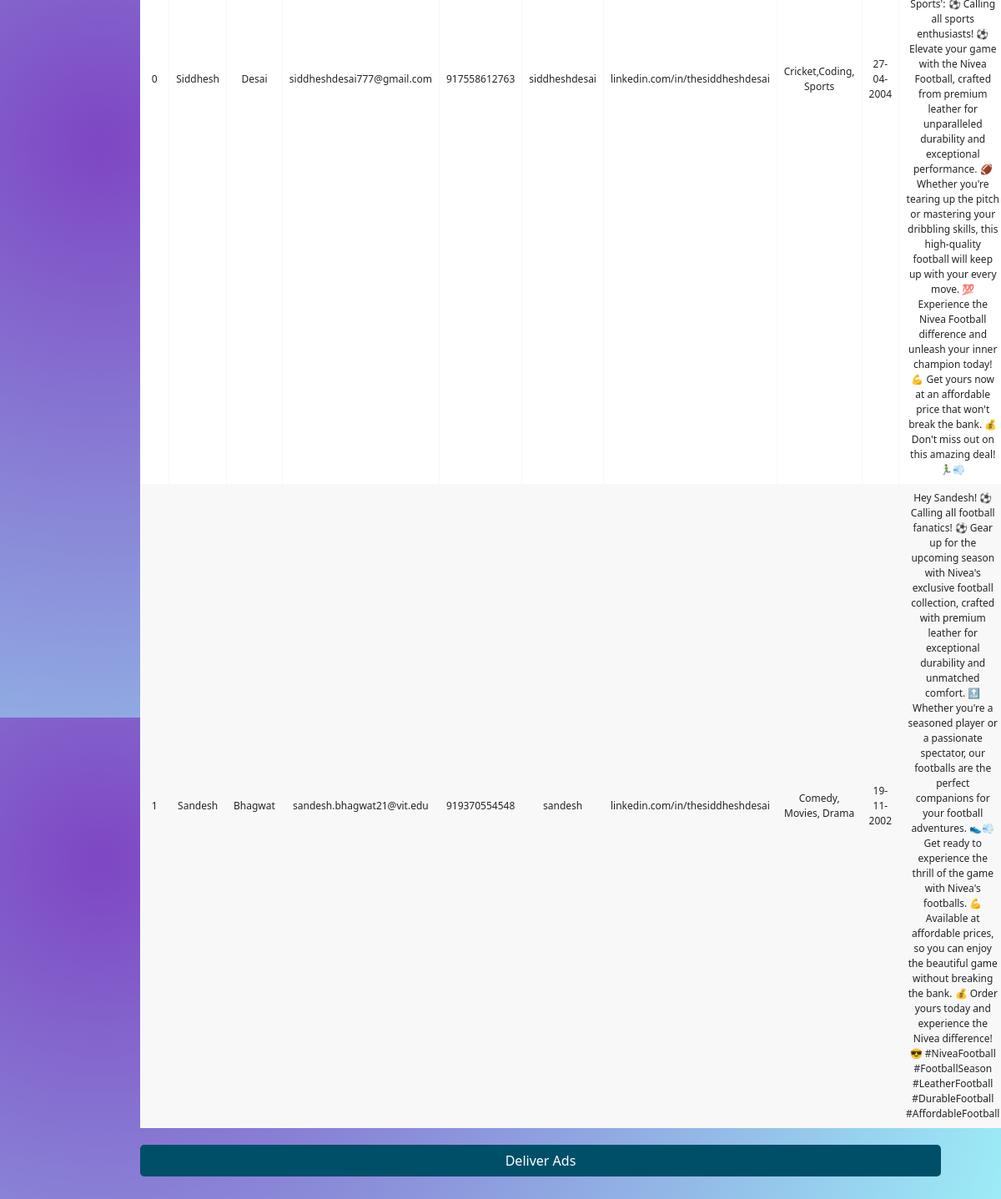
The page /customers on the database as committed earlier.
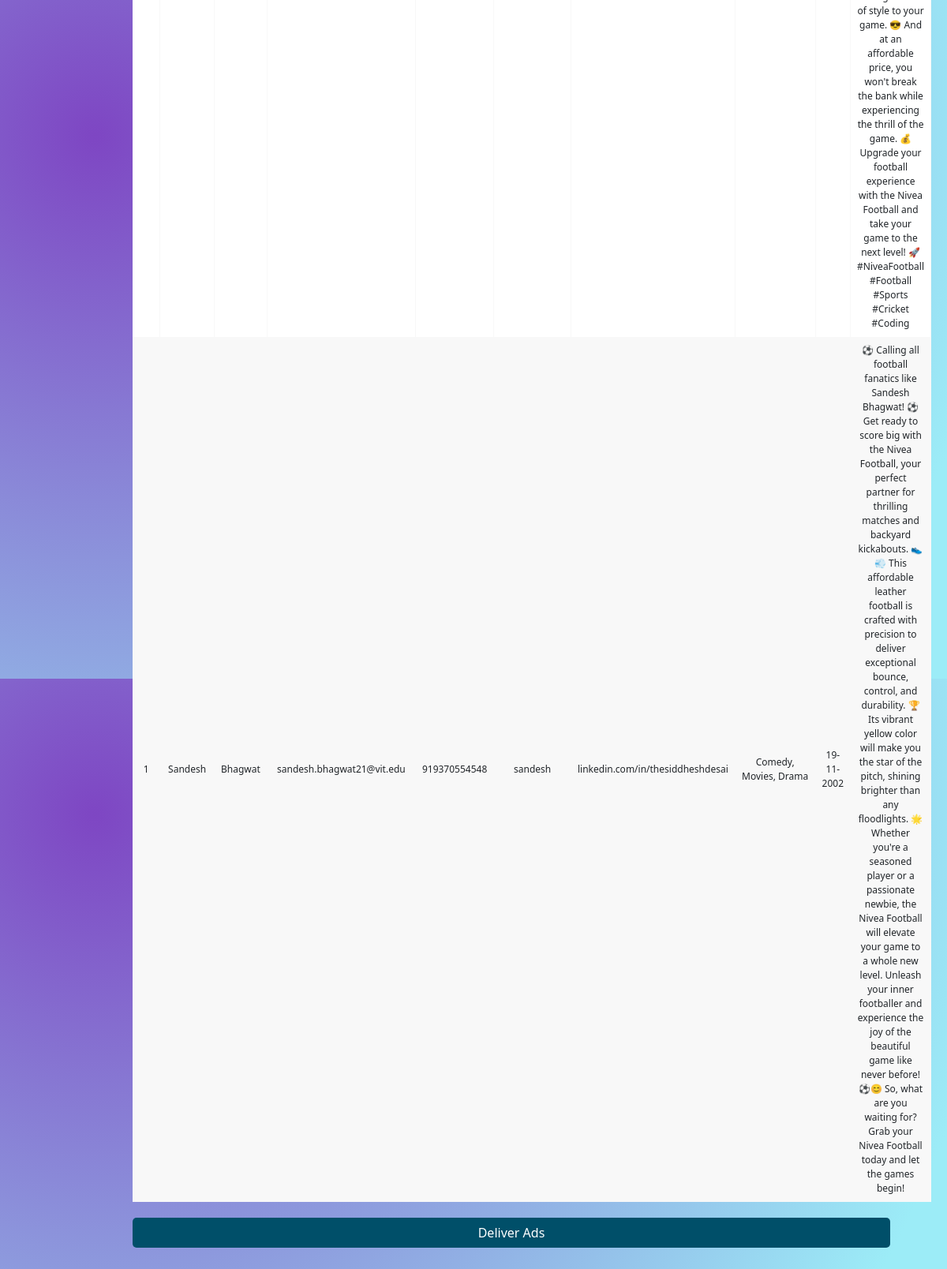
The same page on the database as committed later.
### tables this page shows
CREATE TABLE "da" (
"index" INTEGER,
  "First Name" TEXT,
  "Last Name" TEXT,
  "Email" TEXT,
  "WhatsApp" INTEGER,
  "Telegram" TEXT,
  "Linkedin" TEXT,
  "Interests" TEXT,
  "Date of Birth" TEXT
, ad_gen TEXT);

### app.py (the view)
@app.route('/customers', methods=['GET', 'POST'])
def display_table():
    connection = sqlite3.connect('demo.db')
    cursor = connection.cursor()
    cursor.execute('SELECT * FROM da')
    data = cursor.fetchall()
    print(data)
    connection.close()
    if request.method == 'POST':
        for i in data:
            send_whatsapp_message("+" + str(i[4]), i[9])
    return render_template('customer_table.html', data=data)

### templates/customer_table.html (shortened to what this page needs)
<!DOCTYPE html>
<html lang="en">
<head>
    <link href="https://cdn.jsdelivr.net/npm/bootstrap@5.3.2/dist/css/bootstrap.min.css" rel="stylesheet"
>
</head>
<body style="background: radial-gradient(circle at 10% 20%, rgb(126, 70, 195) 0%, rgb(156, 236, 247) 90%); background-size:cover">
    <div class="div" style="width: 80%; align-content: center; margin-top: 8%; margin-left: 8%;">
    <table class="fl-table" border="1">
        <tbody>
            {% for row in data %}
                <tr>
                    {% for value in row %}
                        <td>{{ value }}</td>
                    {% endfor %}
                </tr>
            {% endfor %}
        </tbody>
    </table>
    <form action="/customers" method="POST">
        <button type="submit" value="Submit" style="
            color: white;
            align-items: center;
            border-radius: 5px;
            width: 100%;
            height: 1cm;
            background-color: #004f69;
            border-color: white;
            border-style: hidden;
            margin-top:20px;
            margin-bottom: 5%;
          ">Deliver Ads</button>
    </form>
    </div>
</body>
</html>

### templates/customer_table.html (style rules this page uses)
body { display: flex; align-items: center; justify-content: center; height: 100vh; margin-top: 5%;  background: radial-gradient( circle at 10% 20%, rgb(126, 70, 195) 0%, rgb(156, 236, 247) 90% ); background-repeat: no-repeat; background-size: 110% 110%; }
.fl-table { border-radius: 5px; font-size: 12px; font-weight: normal; border: none; border-collapse: collapse;   white-space: nowrap; background-color: white; }
.fl-table td, .fl-table th { text-align: center; padding: 8px; }
.fl-table td { border-right: 1px solid #f8f8f8; font-size: 12px; }
.fl-table tr:nth-child(even) { background: #F8F8F8; }

Rows that differ between the two databases and show on the page:
no longer on this page (row edited): da: row "0", First Name "Siddhesh", Last Name "Desai", Email "siddheshdesai777@gmail.com", WhatsApp "917558612763", Telegram "siddheshdesai", Linkedin "linkedin.com/in/thesiddheshdesai", Interests "Cricket,Coding, Sports", Date of Birth "27-04-2004"
changed da "Sandesh": ad_gen "Hey Sandesh! ⚽️ Calling all football fanatics! ⚽️ Gear up for the upcoming season with Nivea's exclusive football collection, crafted with premium leather for exceptional durability and unmatched comfort. 🔝 Whether you're a seasoned player or a passionate spectator, our footballs are the perfect companions for your football adventures. 👟💨 Get ready to experience the thrill of the game with Nivea's footballs. 💪 Available at affordable prices, so you can enjoy the beautiful game without breaking the bank. 💰 Order yours today and experience the Nivea difference! 😎 #NiveaFootball #FootballSeason #LeatherFootball #DurableFootball #AffordableFootball" → "⚽️ Calling all football fanatics like Sandesh Bhagwat! ⚽️ Get ready to score big with the Nivea Football, your perfect partner for thrilling matches and backyard kickabouts. 👟💨 This affordable leather football is crafted with precision to deliver exceptional bounce, control, and durability. 🏆 Its vibrant yellow color will make you the star of the pitch, shining brighter than any floodlights. 🌟 Whether you're a seasoned player or a passionate newbie, the Nivea Football will elevate your game to a whole new level. Unleash your inner footballer and experience the joy of the beautiful game like never before! ⚽️😊 So, what are you waiting for? Grab your Nivea Football today and let the games…"
